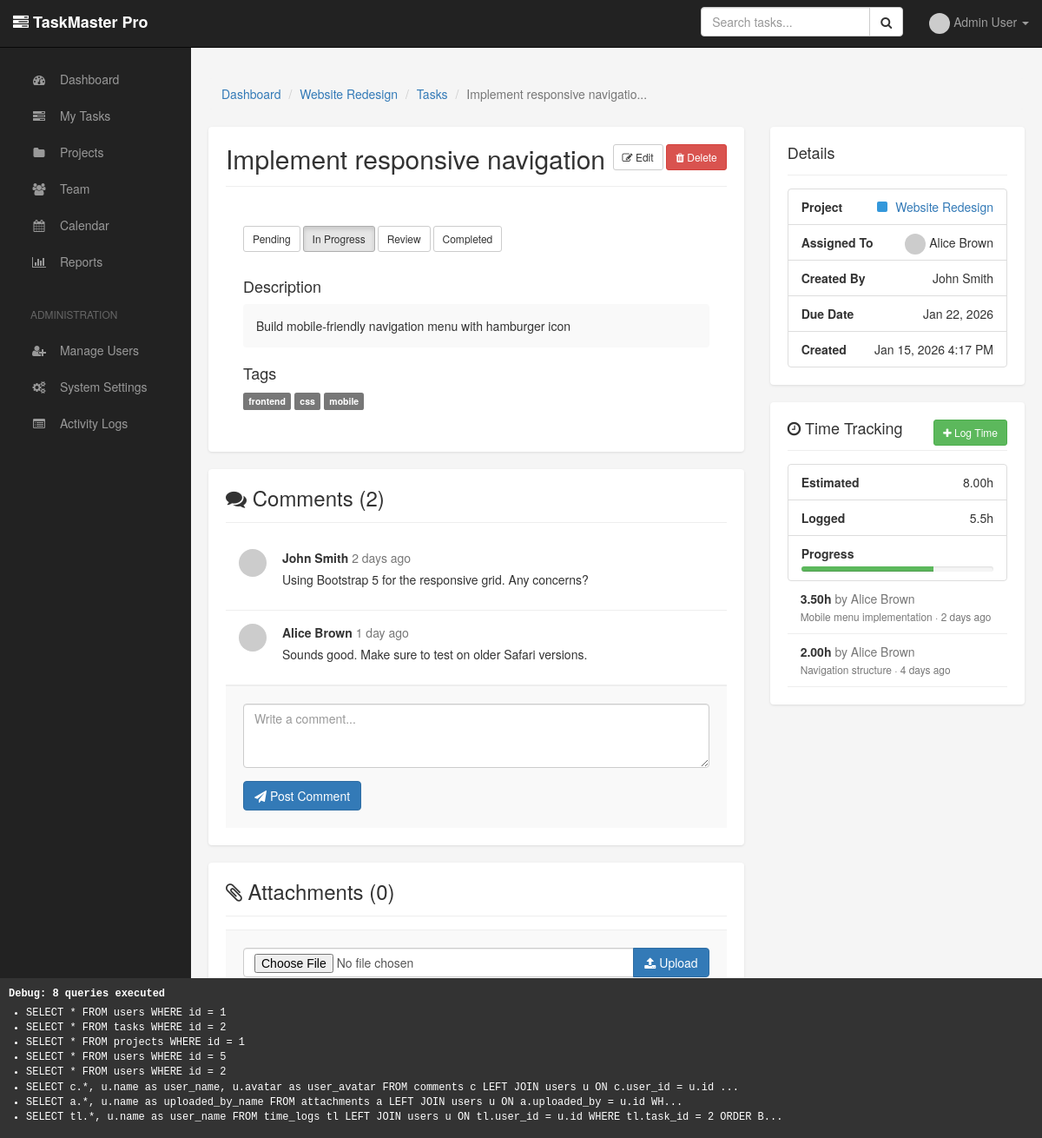
/task.php?id=2 (signed in), run on the app's committed database.
### tables this page shows
CREATE TABLE users (
    id INT AUTO_INCREMENT PRIMARY KEY,
    email VARCHAR(100) NOT NULL,
    password VARCHAR(100) NOT NULL,   
    name VARCHAR(100) NOT NULL,
    role ENUM('admin', 'manager', 'user') DEFAULT 'user',
    avatar VARCHAR(255),
    department VARCHAR(100),
    phone VARCHAR(50),
    is_active TINYINT(1) DEFAULT 1,
    last_login DATETIME,
    created_at DATETIME,
    updated_at DATETIME,
    UNIQUE KEY unique_email (email)
     
);

CREATE TABLE projects (
    id INT AUTO_INCREMENT PRIMARY KEY,
    name VARCHAR(200) NOT NULL,
    description TEXT,
    status ENUM('active', 'on_hold', 'completed', 'cancelled') DEFAULT 'active',
    owner_id INT NOT NULL,   
    start_date DATE,
    end_date DATE,
    budget DECIMAL(10, 2) DEFAULT 0,
    color VARCHAR(7) DEFAULT '#3498db',
    created_at DATETIME,
    updated_at DATETIME
     
);

CREATE TABLE tasks (
    id INT AUTO_INCREMENT PRIMARY KEY,
    project_id INT,            
    title VARCHAR(200) NOT NULL,
    description TEXT,
    priority ENUM('low', 'medium', 'high', 'critical') DEFAULT 'medium',
    status ENUM('pending', 'in_progress', 'review', 'completed', 'cancelled') DEFAULT 'pending',
    assigned_to INT,           
    created_by INT NOT NULL,   
    due_date DATE,
    estimated_hours DECIMAL(5, 2) DEFAULT 0,
    actual_hours DECIMAL(5, 2) DEFAULT 0,
    tags VARCHAR(500),         
    created_at DATETIME,
    updated_at DATETIME,
    completed_at DATETIME
     
);

CREATE TABLE comments (
    id INT AUTO_INCREMENT PRIMARY KEY,
    task_id INT NOT NULL,      
    user_id INT,               
    content TEXT NOT NULL,
    type ENUM('user', 'system') DEFAULT 'user',
    created_at DATETIME
     
);

CREATE TABLE time_logs (
    id INT AUTO_INCREMENT PRIMARY KEY,
    task_id INT NOT NULL,      
    user_id INT NOT NULL,      
    hours DECIMAL(5, 2) NOT NULL,
    description VARCHAR(500),
    logged_at DATETIME
     
);

### task.php (the view, shortened to what the rows shown need)
<?php
require_once 'templates/header.php';
require_once 'classes/Task.php';
require_once 'classes/User.php';
require_once 'classes/Project.php';
$task_id = isset($_GET['id']) ? $_GET['id'] : 0;
$task = new Task($task_id);
$project = $task->project_id ? new Project($task->project_id) : null;
$assigned_user = $task->assigned_to ? new User($task->assigned_to) : null;
$created_by_user = $task->created_by ? new User($task->created_by) : null;
$comments = $task->get_comments();
$sql = "SELECT tl.*, u.name as user_name
        FROM time_logs tl
        LEFT JOIN users u ON tl.user_id = u.id
        WHERE tl.task_id = $task_id
        ORDER BY tl.logged_at DESC";
$time_logs = db_fetch_all(db_query($sql));
?>
<div class="row">
    <div class="col-md-12">
        <ol class="breadcrumb">
            <li><a href="dashboard.php">Dashboard</a></li>
            <?php if ($project): ?>
                <li><a href="project.php?id=<?php echo $project->id; ?>"><?php echo htmlspecialchars($project->name); ?></a></li>
            <?php endif; ?>
            <li><a href="tasks.php">Tasks</a></li>
            <li class="active"><?php echo htmlspecialchars(truncate_text($task->title, 30)); ?></li>
        </ol>
    </div>
</div>
<div class="row">
    <div class="col-md-8">
        <div class="card">
            <div class="card-header">
                <div class="pull-right">
                    <a href="task_edit.php?id=<?php echo $task->id; ?>" class="btn btn-default btn-sm">
                    </a>
                    <a href="task_delete.php?id=<?php echo $task->id; ?>" class="btn btn-danger btn-sm"
                       data-confirm="Are you sure you want to delete this task?">
                    </a>
                </div>
                <h2 style="margin: 0;">
                    <?php echo htmlspecialchars($task->title); ?>
                </h2>
            </div>
            <div style="padding: 20px;">
                <div class="btn-group" style="margin-bottom: 20px;">
                    <form method="POST" style="display: inline;">
                    </form>
                </div>
                <h4>Description</h4>
                <div style="background: #f9f9f9; padding: 15px; border-radius: 4px; margin-bottom: 20px;">
                    <?php if ($task->description): ?>
                        <?php echo nl2br(htmlspecialchars($task->description)); ?>
                    <?php else: ?>
                        <em class="text-muted">No description provided</em>
                    <?php endif; ?>
                </div>
                <?php if ($task->tags): ?>
                    <h4>Tags</h4>
                    <p>
                        <?php foreach (explode(',', $task->tags) as $tag): ?>
                            <span class="label label-default"><?php echo htmlspecialchars(trim($tag)); ?></span>
                        <?php endforeach; ?>
                    </p>
                <?php endif; ?>
            </div>
        </div>
        <div class="card">
            <?php if (empty($comments)): ?>
                <div class="text-center" style="padding: 30px;">
                    <p class="text-muted">No comments yet. Be the first to comment!</p>
                </div>
            <?php else: ?>
                <?php foreach ($comments as $comment): ?>
                    <div class="comment <?php echo $comment['type'] == 'system' ? 'system' : ''; ?>">
                        <?php if ($comment['type'] != 'system'): ?>
                            <img src="<?php echo $comment['user_avatar'] ? APP_URL . '/uploads/' . $comment['user_avatar'] : 'https://www.gravatar.com/avatar/?d=mp'; ?>"
                                 class="avatar" style="float: left; margin-right: 15px;">
                        <?php endif; ?>
                        <div style="<?php echo $comment['type'] != 'system' ? 'margin-left: 50px;' : ''; ?>">
                            <strong><?php echo $comment['type'] == 'system' ? 'System' : htmlspecialchars($comment['user_name']); ?></strong>
                            <span class="text-muted"><?php echo time_ago($comment['created_at']); ?></span>
                            <p style="margin-top: 5px;"><?php echo nl2br(htmlspecialchars($comment['content'])); ?></p>
                        </div>
                    </div>
                <?php endforeach; ?>
            <?php endif; ?>
        </div>
    </div>
    <div class="col-md-4">
        <div class="card">
            <ul class="list-group" style="margin: 0;">
                <li class="list-group-item">
                    <span class="pull-right">
                        <?php if ($project): ?>
                            <span class="project-color" style="background: <?php echo $project->color; ?>"></span>
                            <a href="project.php?id=<?php echo $project->id; ?>">
                                <?php echo htmlspecialchars($project->name); ?>
                            </a>
                        <?php else: ?>
                            <span class="text-muted">None</span>
                        <?php endif; ?>
                    </span>
                </li>
                <li class="list-group-item">
                    <strong>Assigned To</strong>
                    <span class="pull-right">
                        <?php if ($assigned_user): ?>
                            <img src="<?php echo $assigned_user->avatar ? APP_URL . '/uploads/' . $assigned_user->avatar : 'https://www.gravatar.com/avatar/?d=mp'; ?>"
                                 class="avatar avatar-sm">
                            <?php echo htmlspecialchars($assigned_user->name); ?>
                        <?php else: ?>
                            <span class="text-muted">Unassigned</span>
                        <?php endif; ?>
                    </span>
                </li>
                <li class="list-group-item">
                    <strong>Created By</strong>
                    <span class="pull-right">
                        <?php if ($created_by_user): ?>
                            <?php echo htmlspecialchars($created_by_user->name); ?>
                        <?php else: ?>
                            <span class="text-muted">Unknown</span>
                        <?php endif; ?>
                    </span>
                </li>
                <li class="list-group-item">
                    <strong>Due Date</strong>
                    <span class="pull-right <?php echo $task->is_overdue() ? 'text-danger' : ''; ?>">
                        <?php if ($task->due_date): ?>
                            <?php echo format_date($task->due_date); ?>
                        <?php else: ?>
                            <span class="text-muted">Not set</span>
                        <?php endif; ?>
                    </span>
                </li>
                <li class="list-group-item">
                    <strong>Created</strong>
                    <span class="pull-right"><?php echo format_datetime($task->created_at); ?></span>
                </li>
            </ul>
        </div>
        <div class="card">
            <ul class="list-group" style="margin: 0;">
                <li class="list-group-item">
                    <strong>Estimated</strong>
                    <span class="pull-right"><?php echo $task->estimated_hours ? $task->estimated_hours . 'h' : '—'; ?></span>
                </li>
            </ul>
            <?php if (!empty($time_logs)): ?>
                <div style="max-height: 200px; overflow-y: auto;">
                    <?php foreach ($time_logs as $log): ?>
                        <div class="time-log">
                            <strong><?php echo $log['hours']; ?>h</strong>
                            <span class="text-muted">by <?php echo htmlspecialchars($log['user_name']); ?></span>
                            <br>
                            <small class="text-muted">
                                <?php echo $log['description'] ? htmlspecialchars($log['description']) . ' &middot; ' : ''; ?>
                                <?php echo time_ago($log['logged_at']); ?>
                            </small>
                        </div>
                    <?php endforeach; ?>
                </div>
            <?php endif; ?>
        </div>
    </div>
</div>
<?php require_once 'templates/footer.php'; ?>

### templates/header.php (shortened to what the rows shown need)
<?php
require_once dirname(__FILE__) . '/../includes/functions.php';
$current_user = get_current_user_data();
?>
<!DOCTYPE html>
<html lang="en">
<head>
    <link rel="stylesheet" href="https://maxcdn.bootstrapcdn.com/bootstrap/3.3.7/css/bootstrap.min.css">
    <link rel="stylesheet" href="https://maxcdn.bootstrapcdn.com/font-awesome/4.7.0/css/font-awesome.min.css">
</head>
<body>
    <nav class="navbar navbar-inverse navbar-fixed-top">
        <div class="container-fluid">
            <div id="navbar" class="navbar-collapse collapse">
                <ul class="nav navbar-nav navbar-right">
                    <?php if ($current_user): ?>
                        <li class="dropdown">
                            <a href="#" class="dropdown-toggle" data-toggle="dropdown">
                                <img src="<?php echo $current_user['avatar'] ? APP_URL . '/uploads/' . $current_user['avatar'] : 'https://www.gravatar.com/avatar/?d=mp'; ?>" class="avatar avatar-sm">
                                <?php echo htmlspecialchars($current_user['name']); ?>
                                <span class="caret"></span>
                            </a>
                        </li>
                    <?php else: ?>
                        <li><a href="<?php echo APP_URL; ?>/login.php">Login</a></li>
                    <?php endif; ?>
                </ul>
            </div>
        </div>
    </nav>
    <div class="<?php echo $current_user ? 'main-content' : 'container'; ?>">

### data on the page
users: name "Admin User"
projects: name "Website Redesign"
tasks: title "Implement responsive navigatio...", title "Implement responsive navigation", description "Build mobile-friendly navigation menu with hamburger icon", tags "frontend", tags "css", tags "mobile", due_date "Jan 22, 2026", created_at "Jan 15, 2026 4:17 PM", estimated_hours "8.00"
comments: user.name "John Smith", created_at "2 days ago", content "Using Bootstrap 5 for the responsive grid. Any concerns?"
comments: user.name "Alice Brown", created_at "1 day ago", content "Sounds good. Make sure to test on older Safari versions."
users: name "Alice Brown"
users: name "John Smith"
time_logs: hours "3.50", user.name "Alice Brown", description "Mobile menu implementation", logged_at "2 days ago"
time_logs: hours "2.00", user.name "Alice Brown", description "Navigation structure", logged_at "4 days ago"

### other printed values
APP_NAME "TaskMaster Pro"
count($comments) "2"
count($attachments) "0"
$total_logged "5.5"
count($GLOBALS['query_log']) "8"
truncate_text($query['sql'], 150) "SELECT * FROM users WHERE id = 1"
truncate_text($query['sql'], 150) "SELECT * FROM tasks WHERE id = 2"
truncate_text($query['sql'], 150) "SELECT * FROM projects WHERE id = 1"
truncate_text($query['sql'], 150) "SELECT * FROM users WHERE id = 5"
truncate_text($query['sql'], 150) "SELECT * FROM users WHERE id = 2"
truncate_text($query['sql'], 150) "SELECT c.*, u.name as user_name, u.avatar as user_avatar FROM comments c LEFT JOIN users u ON c.user_id = u.id ..."
truncate_text($query['sql'], 150) "SELECT a.*, u.name as uploaded_by_name FROM attachments a LEFT JOIN users u ON a.uploaded_by = u.id WH..."
truncate_text($query['sql'], 150) "SELECT tl.*, u.name as user_name FROM time_logs tl LEFT JOIN users u ON tl.user_id = u.id WHERE tl.task_id = 2 ORDER B..."
